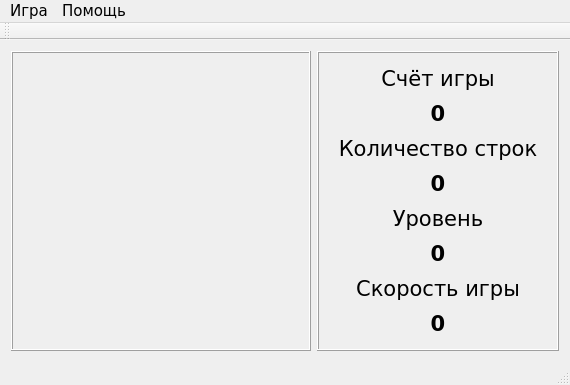
<?xml version="1.0" encoding="UTF-8"?>
<ui version="4.0">
 <class>MainWindow</class>
 <widget class="QMainWindow" name="MainWindow">
  <property name="geometry">
   <rect>
    <x>0</x>
    <y>0</y>
    <width>570</width>
    <height>383</height>
   </rect>
  </property>
  <property name="font">
   <font>
    <family>Verdana</family>
    <pointsize>11</pointsize>
   </font>
  </property>
  <property name="windowTitle">
   <string>Тетрис 2015</string>
  </property>
  <widget class="QWidget" name="centralWidget">
   <layout class="QHBoxLayout" name="horizontalLayout">
    <item>
     <widget class="QFrame" name="glass">
      <property name="sizePolicy">
       <sizepolicy hsizetype="Maximum" vsizetype="Maximum">
        <horstretch>0</horstretch>
        <verstretch>0</verstretch>
       </sizepolicy>
      </property>
      <property name="minimumSize">
       <size>
        <width>300</width>
        <height>300</height>
       </size>
      </property>
      <property name="maximumSize">
       <size>
        <width>100</width>
        <height>300</height>
       </size>
      </property>
      <property name="frameShape">
       <enum>QFrame::Box</enum>
      </property>
      <property name="frameShadow">
       <enum>QFrame::Raised</enum>
      </property>
     </widget>
    </item>
    <item>
     <widget class="QFrame" name="frame">
      <property name="font">
       <font>
        <pointsize>16</pointsize>
       </font>
      </property>
      <property name="frameShape">
       <enum>QFrame::Box</enum>
      </property>
      <property name="frameShadow">
       <enum>QFrame::Raised</enum>
      </property>
      <layout class="QVBoxLayout" name="verticalLayout">
       <item>
        <widget class="QLabel" name="ScoreLabel">
         <property name="text">
          <string>Счёт игры</string>
         </property>
         <property name="alignment">
          <set>Qt::AlignCenter</set>
         </property>
        </widget>
       </item>
       <item>
        <widget class="QLabel" name="Score">
         <property name="font">
          <font>
           <weight>75</weight>
           <bold>true</bold>
          </font>
         </property>
         <property name="text">
          <string>0</string>
         </property>
         <property name="alignment">
          <set>Qt::AlignCenter</set>
         </property>
        </widget>
       </item>
       <item>
        <widget class="QLabel" name="LinesLabel">
         <property name="text">
          <string>Количество строк</string>
         </property>
         <property name="alignment">
          <set>Qt::AlignCenter</set>
         </property>
        </widget>
       </item>
       <item>
        <widget class="QLabel" name="Lines">
         <property name="font">
          <font>
           <weight>75</weight>
           <bold>true</bold>
          </font>
         </property>
         <property name="text">
          <string>0</string>
         </property>
         <property name="alignment">
          <set>Qt::AlignCenter</set>
         </property>
        </widget>
       </item>
       <item>
        <widget class="QLabel" name="LevelLabel">
         <property name="text">
          <string>Уровень</string>
         </property>
         <property name="alignment">
          <set>Qt::AlignCenter</set>
         </property>
        </widget>
       </item>
       <item>
        <widget class="QLabel" name="Level">
         <property name="font">
          <font>
           <weight>75</weight>
           <bold>true</bold>
          </font>
         </property>
         <property name="text">
          <string>0</string>
         </property>
         <property name="alignment">
          <set>Qt::AlignCenter</set>
         </property>
        </widget>
       </item>
       <item>
        <widget class="QLabel" name="TimerIntervalLabel">
         <property name="text">
          <string>Скорость игры</string>
         </property>
         <property name="alignment">
          <set>Qt::AlignCenter</set>
         </property>
        </widget>
       </item>
       <item>
        <widget class="QLabel" name="TimerInterval">
         <property name="font">
          <font>
           <weight>75</weight>
           <bold>true</bold>
          </font>
         </property>
         <property name="text">
          <string>0</string>
         </property>
         <property name="alignment">
          <set>Qt::AlignCenter</set>
         </property>
        </widget>
       </item>
      </layout>
     </widget>
    </item>
   </layout>
  </widget>
  <widget class="QMenuBar" name="menuBar">
   <property name="geometry">
    <rect>
     <x>0</x>
     <y>0</y>
     <width>570</width>
     <height>21</height>
    </rect>
   </property>
   <widget class="QMenu" name="menu">
    <property name="title">
     <string>Игра</string>
    </property>
    <addaction name="saveGame"/>
    <addaction name="loadGame"/>
   </widget>
   <widget class="QMenu" name="menu_2">
    <property name="title">
     <string>Помощь</string>
    </property>
    <addaction name="about"/>
    <addaction name="gameSettings"/>
   </widget>
   <addaction name="menu"/>
   <addaction name="menu_2"/>
  </widget>
  <widget class="QToolBar" name="mainToolBar">
   <attribute name="toolBarArea">
    <enum>TopToolBarArea</enum>
   </attribute>
   <attribute name="toolBarBreak">
    <bool>false</bool>
   </attribute>
  </widget>
  <widget class="QStatusBar" name="statusBar"/>
  <action name="saveGame">
   <property name="text">
    <string>Сохранить игру</string>
   </property>
   <property name="shortcut">
    <string>Ctrl+S</string>
   </property>
  </action>
  <action name="loadGame">
   <property name="text">
    <string>Загрузить игру</string>
   </property>
   <property name="shortcut">
    <string>Ctrl+O</string>
   </property>
  </action>
  <action name="about">
   <property name="text">
    <string>Об игре</string>
   </property>
   <property name="toolTip">
    <string>Информация об игре</string>
   </property>
   <property name="shortcut">
    <string>Ctrl+A</string>
   </property>
  </action>
  <action name="gameSettings">
   <property name="text">
    <string>Настройки</string>
   </property>
   <property name="shortcut">
    <string>Ctrl+Q</string>
   </property>
  </action>
 </widget>
 <layoutdefault spacing="6" margin="11"/>
 <resources/>
 <connections/>
</ui>
